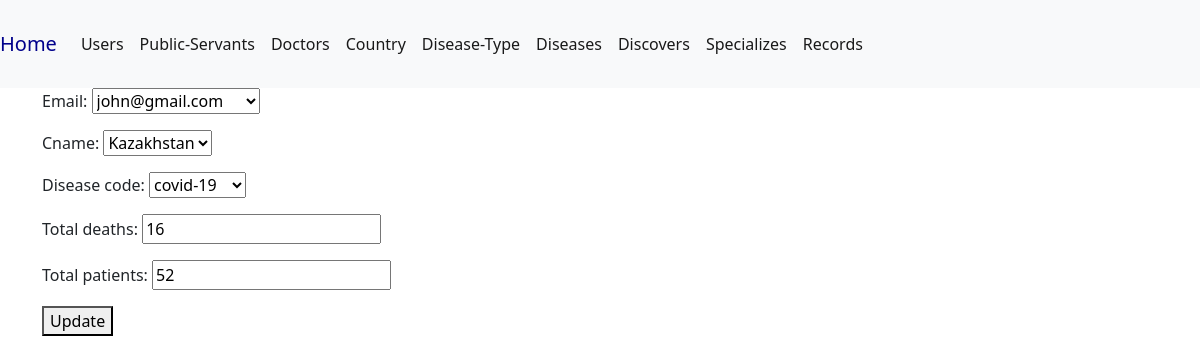
Page /record/update/1/ on the committed database.
### data/models.py (models this page shows, shortened)
class PublicServant(models.Model):
    email = models.ForeignKey(Users, on_delete=models.CASCADE, blank=False, null=False)
    department = models.CharField(max_length=50, blank=False, null=False)
    class Meta:
        db_table = 'public_servant'
    def __str__(self) -> str:
        return self.email.__str__()

class Users(models.Model):
    email = models.CharField(max_length=60, blank=False, null=False)
    name = models.CharField(max_length=30, blank=False, null=False)
    surname = models.CharField(max_length=40, blank=False, null=False)
    salary = models.IntegerField(default=0, blank=False, null=False)
    phone = models.CharField(max_length=20)
    cname = models.ForeignKey(Country, on_delete=models.CASCADE, blank=False, null=False)
    class Meta:
        db_table = 'users'
        verbose_name_plural = 'users'
    def __str__(self) -> str:
        return self.email

class Record(models.Model):
    email = models.ForeignKey(PublicServant, on_delete=models.CASCADE, blank=False, null=False)
    cname = models.ForeignKey(Country, on_delete=models.CASCADE, blank=False, null=False)
    disease_code = models.ForeignKey(Disease, on_delete=models.CASCADE, blank=False, null=False)
    total_deaths = models.IntegerField()
    total_patients = models.IntegerField()
    class Meta:
        db_table = 'record'

### data/views.py (the view)
# urls.py: path('record/update/<int:id>/', updateRecord, name='update-record'),
def updateRecord(request, id):
    record = Record.objects.get(id=id)
    form = RecordForm(instance=record)
    context = {'form': form}
    if request.method == 'POST':
        form = RecordForm(request.POST, instance=record)
        if form.is_valid():
            form.save()
            return redirect('record')
    return render(request, 'update/record.html', context)

### data/forms.py
class RecordForm(ModelForm):
    class Meta:
        model = Record
        fields = '__all__'

### data/models.py (called while the page is built)
    def __str__(self) -> str:
        return self.cname

    def __str__(self) -> str:
        return self.disease_code

### templates/update/record.html
{% extends 'main.html' %}
{% block content %}
    <div class="container">
        <form action="" method="post">{% csrf_token %}
            {{form.as_p}}
            <button type="submit">Update</button>
        </form>
    </div>
{% endblock %}

### rows in the picture
PublicServant: email "john@gmail.com"
Record: cname "Kazakhstan", disease_code "covid-19", total_deaths "16", total_patients "52"
